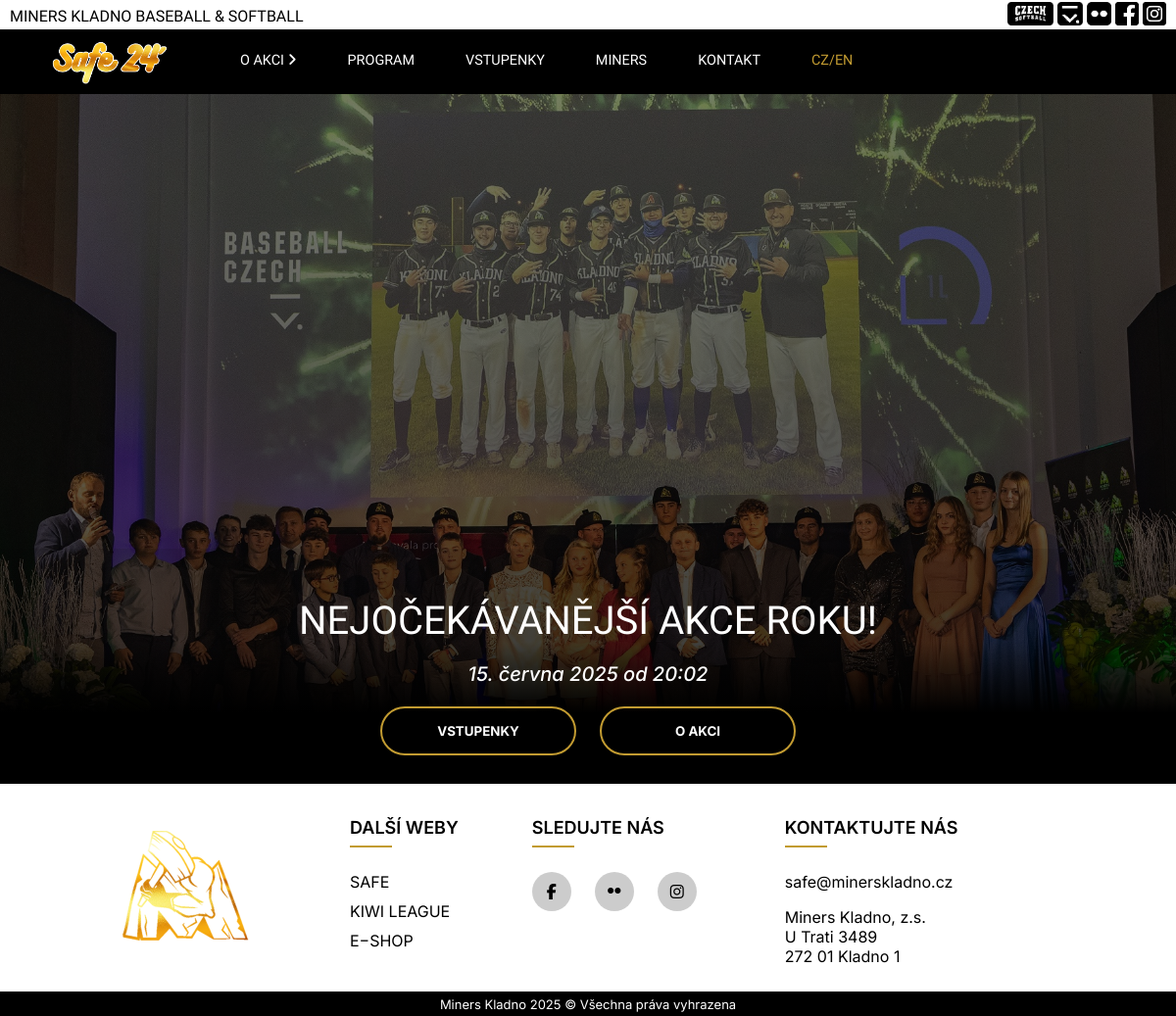
The page / on the database its author committed.
### tables this page shows
CREATE TABLE `termin` (
  `id` int(11) NOT NULL AUTO_INCREMENT,
  `datum_cas` datetime NOT NULL,
  PRIMARY KEY (`id`)
);

### index.php (the view, shortened to what this page needs)
<?php
$servername = "localhost";
$username = "root";
$password = "";
$dbname = "mywebsite";
$conn = new mysqli($servername, $username, $password, $dbname);
$sql = "SELECT datum_cas FROM termin LIMIT 1";
$result = $conn->query($sql);
$termin = null;
if ($result->num_rows > 0) {
    $row = $result->fetch_assoc();
    $termin = $row['datum_cas'];
}
function cz_month($monthNumber) {
    $months = [
        1 => 'ledna',
        2 => 'února',
        3 => 'března',
        4 => 'dubna',
        5 => 'května',
        6 => 'června',
        7 => 'července',
        8 => 'srpna',
        9 => 'září',
        10 => 'října',
        11 => 'listopadu',
        12 => 'prosince'
    ];
    return $months[$monthNumber] ?? '';
}
?>
<!DOCTYPE html>
<html lang="cs">
<head>
</head>
<?php include 'skeleton/head.php' ?>
<body class="homepage-body">
<?php include 'skeleton/header.php' ?>
    <?php include 'skeleton/navbar.php' ?>
        <a href="en/" class="before pc-translate">CZ/EN</a>
        </nav>
    </header>
    <main class="main">
        <h1>NEJOČEKÁVANĚJŠÍ AKCE ROKU!</h1>
        <br>
        <?php
        if ($termin):
            $datetime = new DateTime($termin);
            $day = $datetime->format('j');
            $month = cz_month((int)$datetime->format('n'));
            $year = $datetime->format('Y');
            $time = $datetime->format('H:i');
        ?>
            <i><?php echo "$day. $month $year od $time"; ?></i>
        <?php else: ?>
            <i>Termín nebyl nastaven.</i>
        <?php endif; ?>
        <div class="buttons">
            <a href="rezervace/"><button type="button"><span></span>VSTUPENKY</button></a>
            <a href="onas/"><button type="button"><span></span>O AKCI</button></a>
        </div>
    </main>
<?php include 'skeleton/footer.php' ?>
</body>
</html>

### css/style.css (style rules this page uses)
* { margin: 0; padding: 0; box-sizing: border-box; font-family: "Titan One", sans-serif; }
p, h3, h4, a, ul, li, strong, label, input::placeholder, input, select, option, i, button, textarea::placeholder { font-family: "Inter", sans-serif; }
h1, h2 { font-weight: 400 !important; }
html { scroll-behavior: smooth; }
body { display: flex; flex-direction: column; min-height: 100vh; position: relative; }
.homepage-body { width: 100%; background-image: linear-gradient(rgba(0,0,0,0.4),rgba(0,0,0,0.9)),url('../images/SAFE-350.jpg'); background-repeat: no-repeat; background-size: cover; background-position: bottom; }
.pc-translate { margin-left: auto; font-family: "Titan One", sans-serif; font-size: 1.15rem; color: rgb(194, 155, 49) !important; text-decoration: none; padding: 6px 8px; transition: .2s ease-in-out; }
.navbar a, .navbar p { font-family: "Titan One", sans-serif; font-size: 1.15rem; color: #fff; text-decoration: none; padding: 6px 8px; margin-left: 3vw; cursor: pointer; transition: .2s ease-in-out; }
.before::before { content: ''; position: absolute; top: 100%; width: 0; left: 0; height: 2px; background: rgb(194, 155, 49); transition: .5s; }
.main { width: 100%; min-height: 30vh; background: linear-gradient(to bottom, rgba(0,0,0,0.1) 40%,rgb(0,0,0) 70%, rgb(0,0,0) 100%); margin-top: 70vh; text-align: center; color: #fff; z-index: 0; }
.main h1 { font-size: 40px; font-weight: 400 !important; margin-top: 50px; }
.main i { margin: 20px auto; font-weight: 500; font-size: 20px; line-height: 25px; }
.buttons button { width: 200px; padding: 15px 0; text-align: center; margin: 20px 10px; border-radius: 25px; font-weight: bold; border: 2px solid rgb(194, 155, 49); background: transparent; color: #fff; cursor: pointer; position: relative; overflow: hidden; }

### css/responsivity.css (style rules this page uses)
@media (max-width: 1234px) { .navbar a, .navbar p, .programmeContent, .heading p, .pastEvents-content p, .pastEvents-content ul, .onePlayer p { font-size: .9rem !important; } }

### rows shown on the page
termin: datum_cas "15", datum_cas "června", datum_cas "2025", datum_cas "20:02"
